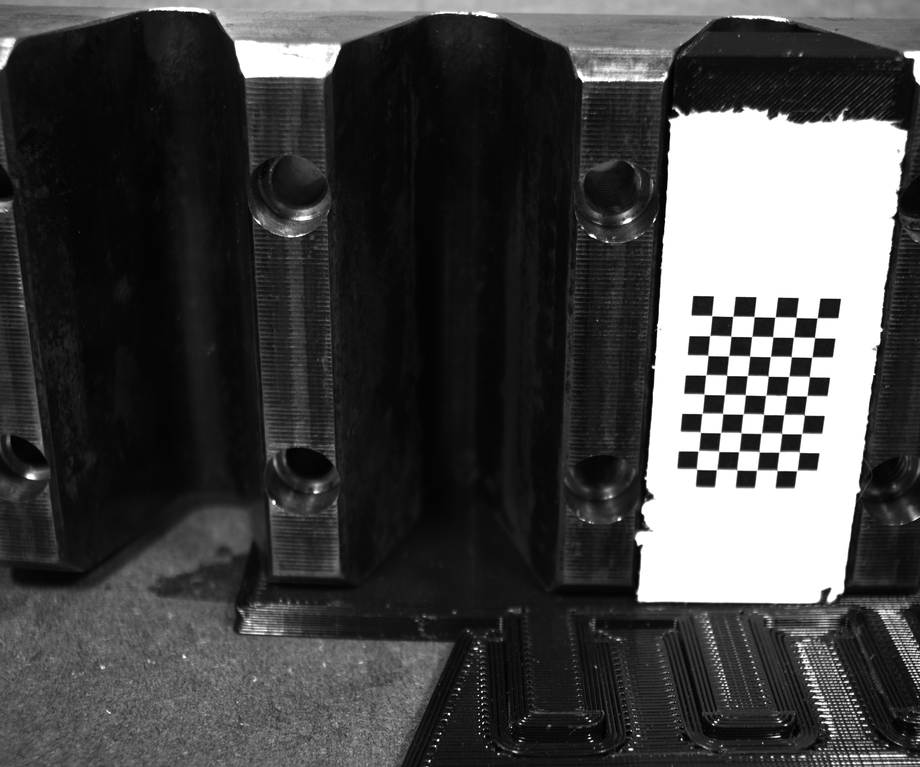
#> input picture images_cal_left/opencv_frame_left0.tif, 920 x 767 px, shrunk from 2464 x 2056 before the run; its folder holds only this picture in this run
$ python get_and_save_camera_calibration.py
#> lines starting #> are read from the running program, lines starting #| are printed output that depends on the picture
import cv2
import numpy as np
import glob
from tqdm import tqdm
import PIL.ExifTags
import PIL.Image
import os
import json


def camera_calibration_left():
	#============================================
	# Camera calibration
	#============================================

	#Define size of chessboard target.

	chessboard_size = (9,6)

	#Define arrays to save detected points
	obj_points_l = [] #3D points in real world space
	img_points_l = [] #3D points in image plane

	#Prepare grid and points to display

	objp = np.zeros((np.prod(chessboard_size),3),dtype=np.float32)


	objp[:,:2] = np.mgrid[0:chessboard_size[0], 0:chessboard_size[1]].T.reshape(-1,2)

	#read images

	calibration_paths = glob.glob('./images_cal_left/*')

	#Iterate over images to find intrinsic matrix
	for image_path in tqdm(calibration_paths):

		#Load image
		image = cv2.imread(image_path)
#> image is the input picture: shape (767, 920, 3); min 0, max 255, mean 69.8
		gray_image = cv2.cvtColor(image, cv2.COLOR_BGR2GRAY)
		print("Image loaded, Analizying...")
		#find chessboard corners
		#ret,corners = cv2.findCirclesGrid(gray_image, chessboard_size, None, flags = cv2.CALIB_CB_SYMMETRIC_GRID)
		ret, corners = cv2.findChessboardCorners(gray_image, chessboard_size,None)
#> ret = True; corners = 54 rows, first 8: [817.2, 317.8], [814.6, 337.7], [811.8, 357.3], [809.5, 376.7], [806.6, 395.9], [804.5, 415], [801.5, 433.7], [799.5, 452.3]

		if ret == True:
			print("Chessboard detected!")
			print(image_path)
			#define criteria for subpixel accuracy
			criteria = (cv2.TERM_CRITERIA_EPS + cv2.TERM_CRITERIA_MAX_ITER, 30, 0.001)
			#refine corner location (to subpixel accuracy) based on criteria.
			cv2.cornerSubPix(gray_image, corners, (9,6), (-1,-1), criteria)
			obj_points_l.append(objp)
			img_points_l.append(corners)

	path='/home/santana/Desktop/genieCam/images_cal_left/'
	img = cv2.imread(os.path.join(path, 'opencv_frame_left2.tif'))
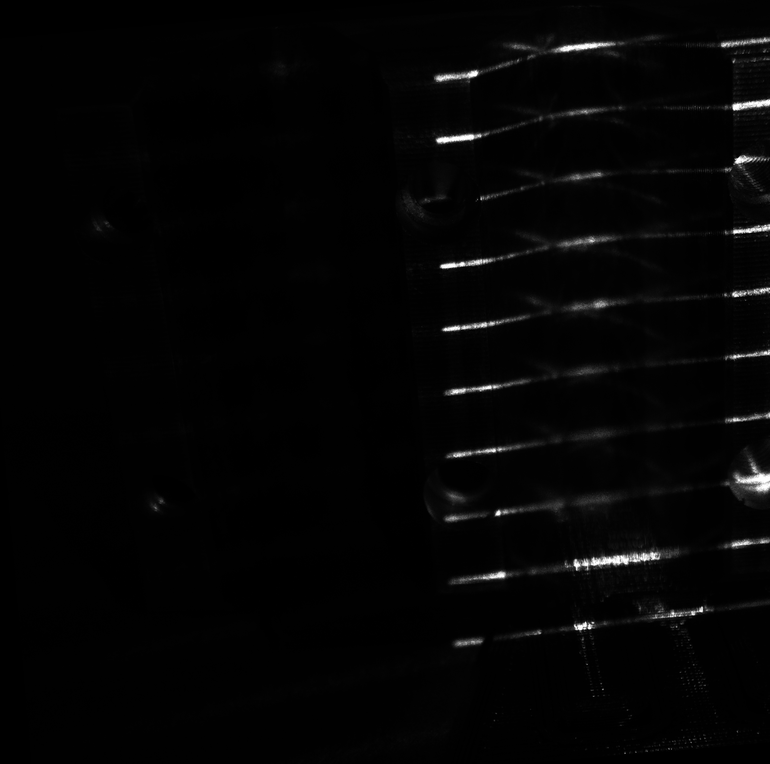
#> input picture images/opencv_frame_left2.tif, 770 x 764 px, shrunk from 2064 x 2046 before the run, found by its file name
#> img is the input picture: shape (764, 770, 3); min 0, max 255, mean 4.4
	gray_image = cv2.cvtColor(img, cv2.COLOR_BGR2GRAY)
#> gray_image: shape (764, 770)

	ret, mtx, dist, rvecs, tvecs = cv2.calibrateCamera(obj_points_l, img_points_l, gray_image.shape[:2], None, None)
#> ret = 0.122; mtx = [[1159, 0, 402.5], [0, 1187.4, 391.3], [0, 0, 1]]; dist = [[-0.0692, -1.92, 0.0185, 0.0455, 7.38]]; rvecs = ([0.314, -0.308, 1.55],); tvecs = ([19.68, -3.6, 56.18],)

	"""Save camera calibration parameters in json file."""
	data = {
		"camera_matrix": mtx.tolist(),
		"dist_coeff": dist.tolist(),
		}
#> data = {'camera_matrix': [[1159, 0, 402.5], [0, 1187.4, 391.3], [0, 0, 1]], 'dist_coeff': [[-0.0692, -1.92, 0.0185, 0.0455, 7.38]]}
	with open('cal_file_left', "w") as file:
		json.dump(data, file)


def camera_calibration_right():
	#============================================
	# Camera calibration
	#============================================

	#Define size of chessboard target.

	chessboard_size = (9,6)

	#Define arrays to save detected points
	obj_points = [] #3D points in real world space
	img_points = [] #3D points in image plane

	#Prepare grid and points to display

	objp = np.zeros((np.prod(chessboard_size),3),dtype=np.float32)


	objp[:,:2] = np.mgrid[0:chessboard_size[0], 0:chessboard_size[1]].T.reshape(-1,2)

	#read images

	calibration_paths = glob.glob('./images_cal_right/*')

	#Iterate over images to find intrinsic matrix
	for image_path in tqdm(calibration_paths):

		#Load image
		image = cv2.imread(image_path)
		gray_image = cv2.cvtColor(image, cv2.COLOR_BGR2GRAY)
		print("Image loaded, Analizying...")
		#find chessboard corners
		#ret,corners = cv2.findCirclesGrid(gray_image, chessboard_size, None, flags = cv2.CALIB_CB_SYMMETRIC_GRID)
		ret, corners = cv2.findChessboardCorners(gray_image, chessboard_size,None)

		if ret == True:
			print("Chessboard detected!")
			print(image_path)
			#define criteria for subpixel accuracy
			criteria = (cv2.TERM_CRITERIA_EPS + cv2.TERM_CRITERIA_MAX_ITER, 30, 0.001)
			#refine corner location (to subpixel accuracy) based on criteria.
			cv2.cornerSubPix(gray_image, corners, (9,6), (-1,-1), criteria)
			obj_points.append(objp)
			img_points.append(corners)

	path='/home/santana/Desktop/genieCam/images_cal_right/'
	img = cv2.imread(os.path.join(path, 'opencv_frame_right2.tif'))
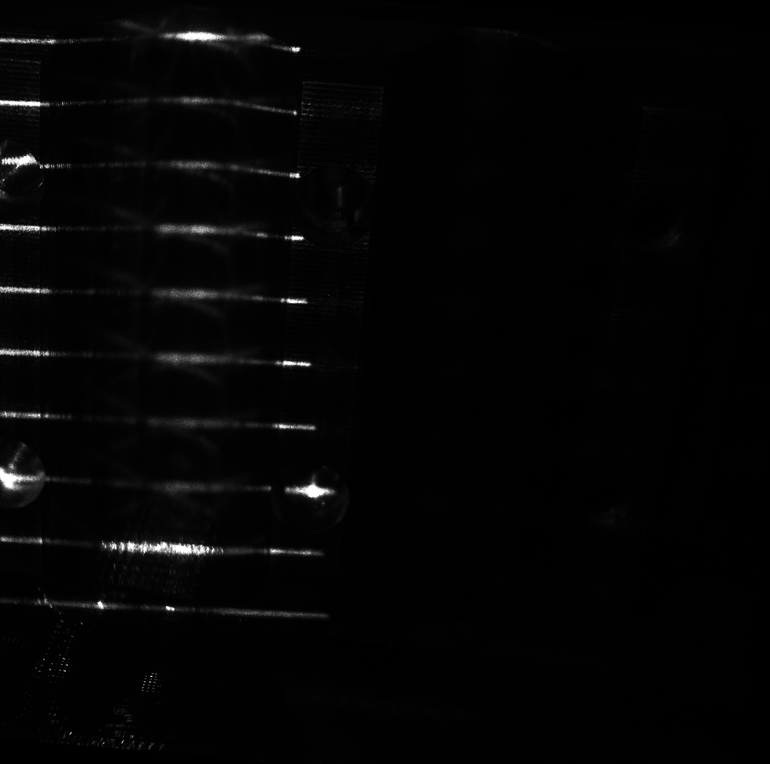
#> input picture images/opencv_frame_right2.tif, 770 x 764 px, shrunk from 2064 x 2046 before the run, found by its file name
#> img is the input picture: shape (764, 770, 3); min 0, max 255, mean 4.5
	gray_image = cv2.cvtColor(img, cv2.COLOR_BGR2GRAY)

#> (the run stopped early here; a loop or call above may not have finished)
